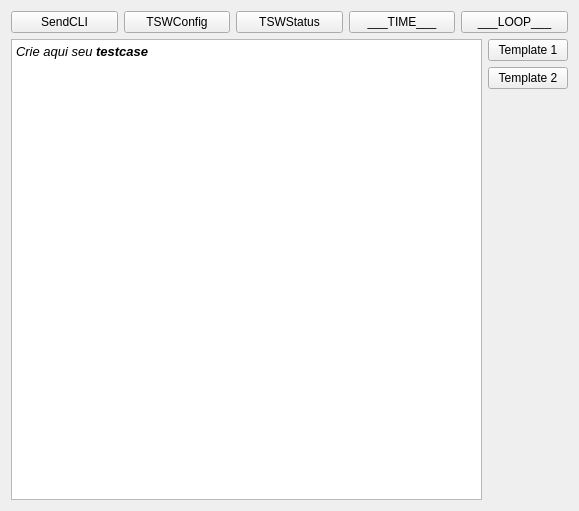
<?xml version="1.0" encoding="UTF-8"?>
<ui version="4.0">
 <class>Form</class>
 <widget class="QWidget" name="Form">
  <property name="geometry">
   <rect>
    <x>0</x>
    <y>0</y>
    <width>579</width>
    <height>511</height>
   </rect>
  </property>
  <property name="windowTitle">
   <string>Form</string>
  </property>
  <layout class="QVBoxLayout" name="verticalLayout_2">
   <item>
    <layout class="QHBoxLayout" name="horizontalLayout">
     <item>
      <widget class="QPushButton" name="pushButtonSendCLI">
       <property name="text">
        <string>SendCLI</string>
       </property>
      </widget>
     </item>
     <item>
      <widget class="QPushButton" name="pushButtonTSWConfig">
       <property name="text">
        <string>TSWConfig</string>
       </property>
      </widget>
     </item>
     <item>
      <widget class="QPushButton" name="pushButtonTSWStatus">
       <property name="text">
        <string>TSWStatus</string>
       </property>
      </widget>
     </item>
     <item>
      <widget class="QPushButton" name="pushButtonTime">
       <property name="text">
        <string>___TIME___</string>
       </property>
      </widget>
     </item>
     <item>
      <widget class="QPushButton" name="pushButtonLoop">
       <property name="text">
        <string>___LOOP___</string>
       </property>
      </widget>
     </item>
    </layout>
   </item>
   <item>
    <layout class="QHBoxLayout" name="horizontalLayout_2">
     <item>
      <widget class="QTextEdit" name="textEdit">
       <property name="html">
        <string>&lt;!DOCTYPE HTML PUBLIC &quot;-//W3C//DTD HTML 4.0//EN&quot; &quot;http://www.w3.org/TR/REC-html40/strict.dtd&quot;&gt;
&lt;html&gt;&lt;head&gt;&lt;meta name=&quot;qrichtext&quot; content=&quot;1&quot; /&gt;&lt;style type=&quot;text/css&quot;&gt;
p, li { white-space: pre-wrap; }
&lt;/style&gt;&lt;/head&gt;&lt;body style=&quot; font-family:'Sans'; font-size:10pt; font-weight:400; font-style:normal;&quot;&gt;
&lt;p style=&quot; margin-top:0px; margin-bottom:0px; margin-left:0px; margin-right:0px; -qt-block-indent:0; text-indent:0px;&quot;&gt;&lt;span style=&quot; font-style:italic;&quot;&gt;Crie aqui seu &lt;/span&gt;&lt;span style=&quot; font-weight:600; font-style:italic;&quot;&gt;testcase&lt;/span&gt;&lt;/p&gt;&lt;/body&gt;&lt;/html&gt;</string>
       </property>
      </widget>
     </item>
     <item>
      <layout class="QVBoxLayout" name="verticalLayout">
       <item>
        <widget class="QPushButton" name="pushButton">
         <property name="text">
          <string>Template 1</string>
         </property>
        </widget>
       </item>
       <item>
        <widget class="QPushButton" name="pushButton_2">
         <property name="text">
          <string>Template 2</string>
         </property>
        </widget>
       </item>
       <item>
        <spacer name="verticalSpacer">
         <property name="orientation">
          <enum>Qt::Vertical</enum>
         </property>
         <property name="sizeHint" stdset="0">
          <size>
           <width>20</width>
           <height>40</height>
          </size>
         </property>
        </spacer>
       </item>
      </layout>
     </item>
    </layout>
   </item>
  </layout>
 </widget>
 <tabstops>
  <tabstop>textEdit</tabstop>
  <tabstop>pushButtonTime</tabstop>
  <tabstop>pushButtonLoop</tabstop>
 </tabstops>
 <resources/>
 <connections/>
</ui>
